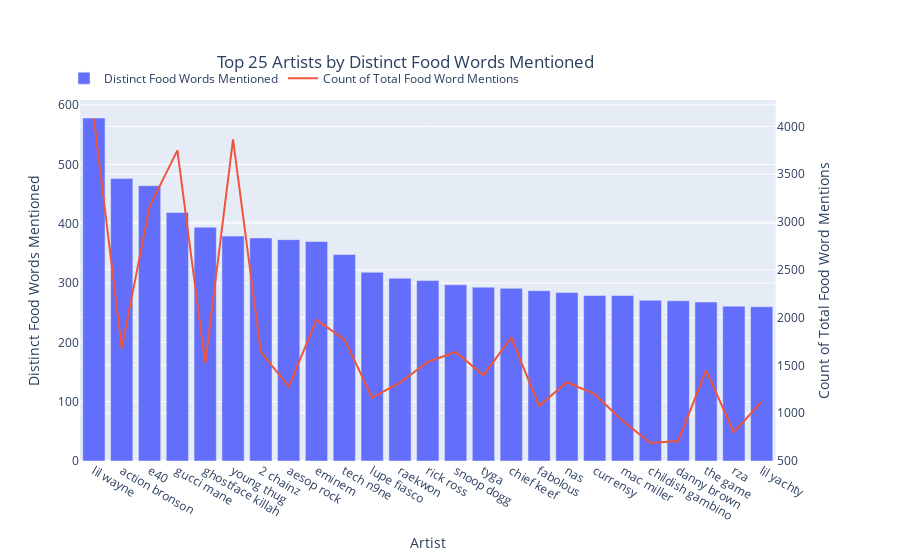

Notebook cell for this chart:
### Code cell
artist_distinct_food_words_plot_df = artist_total_food_words_df.sort_values(by='unique_food_word_count',ascending=False)[:results_limit]

# Create figure with secondary y-axis
fig = make_subplots(specs=[[{"secondary_y": True}]])

# Add traces
fig.add_trace(
    go.Bar(x=artist_distinct_food_words_plot_df['artist_clean'],
               y=artist_distinct_food_words_plot_df['unique_food_word_count'],
               name="Distinct Food Words Mentioned"),
    secondary_y=False,
)

fig.add_trace(
    go.Scatter(x=artist_distinct_food_words_plot_df['artist_clean'],
               y=artist_distinct_food_words_plot_df['total_food_word_count'],
               name="Count of Total Food Word Mentions"),
    secondary_y=True,
)

# Add figure title
fig.update_layout(
    title={
        'text': "Top {0} Artists by Distinct Food Words Mentioned".format(results_limit),
        'y':0.94,
        'x':0.5,
        'xanchor': 'center',
        'yanchor': 'top'}
)

# Set x-axis title
fig.update_xaxes(title_text="Artist")

# Set y-axes titles
fig.update_yaxes(title_text="Distinct Food Words Mentioned", secondary_y=False)
fig.update_yaxes(title_text="Count of Total Food Word Mentions", secondary_y=True)
fig.update_layout(legend=dict(
    orientation="h",
    yanchor="bottom",
    y=1.02,
    xanchor="right",
    x=0.6
))

fig.show()

### Figure 1 — Plotly figure (JSON) as saved in the notebook; plotly's stock layout.template omitted (floating-point values rounded to 4 significant figures)
{"data": [{"name": "Distinct Food Words Mentioned", "type": "bar", "x": ["lil wayne", "action bronson", "e40", "gucci mane", "ghostface killah", "young thug", "2 chainz", "aesop rock", "eminem", "tech n9ne", "lupe fiasco", "raekwon", "rick ross", "snoop dogg", "tyga", "chief keef", "fabolous", "nas", "currensy", "mac miller", "childish gambino", "danny brown", "the game", "rza", "lil yachty"], "xaxis": "x", "y": [578, 476, 464, 419, 394, 379, 376, 373, 370, 348, 318, 308, 304, 297, 293, 291, 287, 284, 279, 279, 271, 270, 268, 261, 260], "yaxis": "y"}, {"name": "Count of Total Food Word Mentions", "type": "scatter", "x": ["lil wayne", "action bronson", "e40", "gucci mane", "ghostface killah", "young thug", "2 chainz", "aesop rock", "eminem", "tech n9ne", "lupe fiasco", "raekwon", "rick ross", "snoop dogg", "tyga", "chief keef", "fabolous", "nas", "currensy", "mac miller", "childish gambino", "danny brown", "the game", "rza", "lil yachty"], "xaxis": "x", "y": [4087, 1679, 3160, 3749, 1520, 3865, 1641, 1277, 1973, 1774, 1161, 1319, 1535, 1640, 1397, 1790, 1077, 1323, 1198, 919, 688, 709, 1447, 800, 1120], "yaxis": "y2"}], "layout": {"legend": {"orientation": "h", "x": 0.6, "xanchor": "right", "y": 1.02, "yanchor": "bottom"}, "title": {"text": "Top 25 Artists by Distinct Food Words Mentioned", "x": 0.45, "xanchor": "center", "y": 0.9, "yanchor": "top"}, "xaxis": {"anchor": "y", "domain": [0, 0.94], "title": {"text": "Artist"}}, "yaxis": {"anchor": "x", "domain": [0, 1], "title": {"text": "Distinct Food Words Mentioned"}}, "yaxis2": {"anchor": "x", "overlaying": "y", "side": "right", "title": {"text": "Count of Total Food Word Mentions"}}}}
